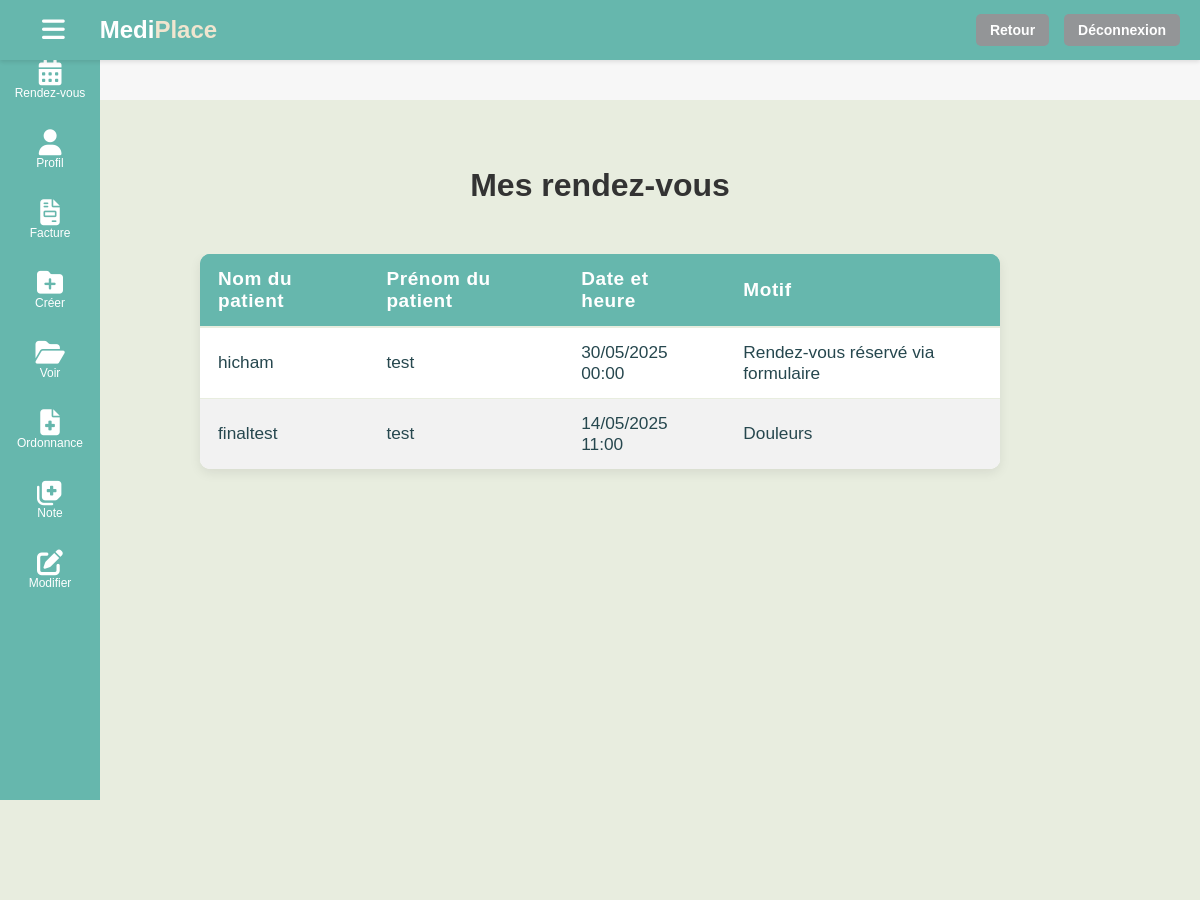
/mes-rdv-med/ (signed in), run on an earlier commit of the app's database.
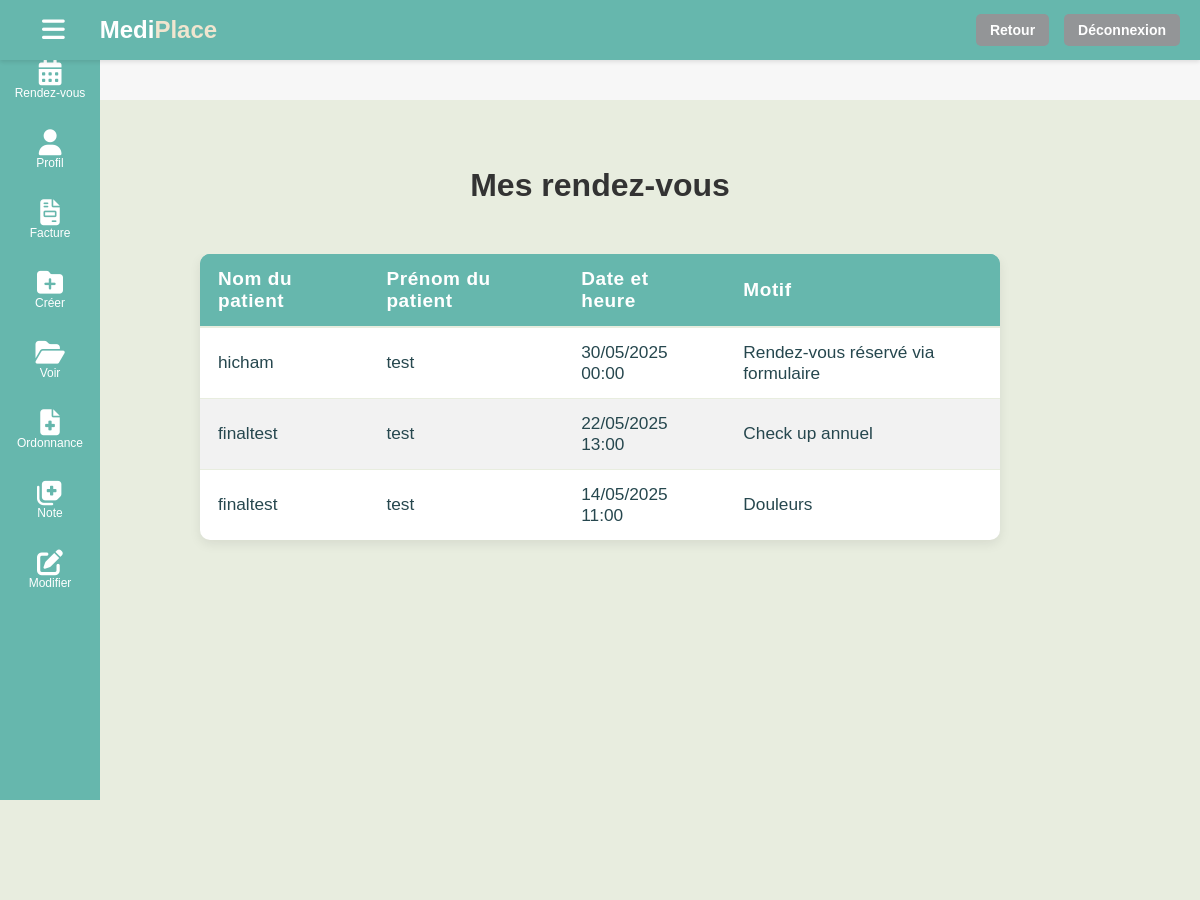
And on a later commit of the database.
### cabinet/models.py (models this page shows, shortened)
class RendezVous(models.Model):
    patient = models.ForeignKey(Patient, on_delete=models.CASCADE)
    medecin = models.ForeignKey(Medecin, on_delete=models.CASCADE)
    date = models.DateTimeField()
    motif = models.TextField()

class Patient(models.Model):
    nom = models.CharField(max_length=50)
    prenom = models.CharField(max_length=50)
    email = models.EmailField(unique=True)
    numero_telephone = models.CharField(max_length=15)
    date_naissance = models.DateField()
    mot_de_passe = models.CharField(max_length=128)

### cabinet/views.py (the view)
# urls.py: path('mes-rdv-med/', views.mes_rdv_med, name='mes_rdv_med'),
def mes_rdv_med(request):
    email_med = request.session.get('user_email')
    if not email_med:
        return redirect('login')
    try:
        medecin = Medecin.objects.get(email=email_med)
        rdvs = RendezVous.objects.filter(medecin=medecin).order_by('-date')
        return render(request, 'cabinet/mes_rdv_med.html', {'rdvs': rdvs})
    except Medecin.DoesNotExist:
        messages.error(request, "Médecin non trouvé.")
        return redirect('login')

### cabinet/templates/cabinet/mes_rdv_med.html (shortened to what this page needs)
<!DOCTYPE html>
<html lang="fr">
  <head>
    {% load static %}
    <link rel="stylesheet" href="{% static 'cabinet/css/main_pat.css' %}" />
    <link
      rel="stylesheet"
      href="https://cdnjs.cloudflare.com/ajax/libs/font-awesome/6.5.0/css/all.min.css"
    />
  </head>
  <body>
    {% include 'cabinet/headerbasepagemed.html' %}
    <div class="content" style="padding: 40px 0 0 0">
      <section class="services-section">
        <h2 class="services-title">Mes rendez-vous</h2>
        {% if rdvs %}
        <div class="table-responsive">
          <table class="modern-table">
            <thead>
              <tr>
                <th>Nom du patient</th>
                <th>Prénom du patient</th>
                <th>Date et heure</th>
                <th>Motif</th>
              </tr>
            </thead>
            <tbody>
              {% for rdv in rdvs %}
              <tr>
                <td>{{ rdv.patient.nom }}</td>
                <td>{{ rdv.patient.prenom }}</td>
                <td>{{ rdv.date|date:"d/m/Y H:i" }}</td>
                <td>{{ rdv.motif|truncatechars:50 }}</td>
              </tr>
              {% endfor %}
            </tbody>
          </table>
        </div>
        {% else %}
        <div class="empty-history-msg">
          Aucun rendez-vous prévu pour le moment.
        </div>
        {% endif %}
      </section>
      <div style="height: 240px; background-color: #e8eddf"></div>
    </div>
  </body>
</html>

What changed in the data, as far as the page shows it:
added RendezVous: patient.nom "finaltest", patient.prenom "test", date "22/05/2025 13:00", motif "Check up annuel"
